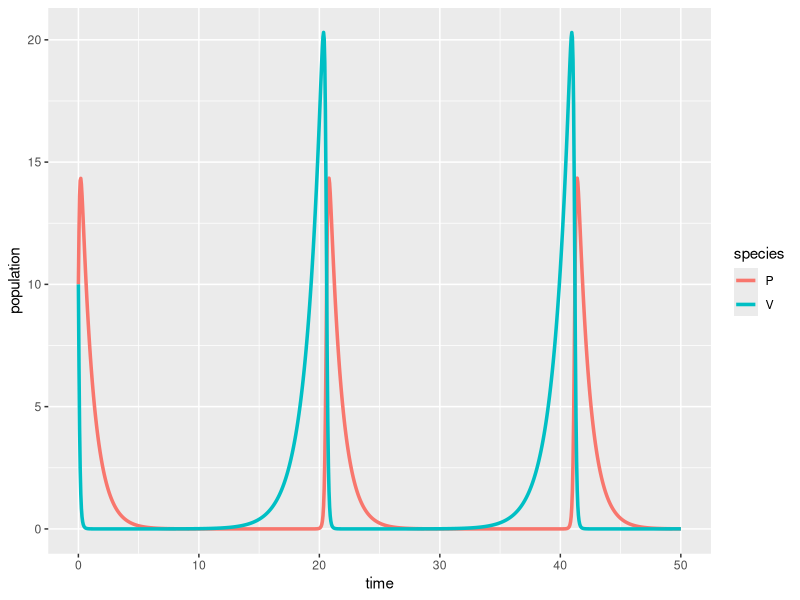

This figure's R source:
## ---- chunk 1
#| message: false
#| warning: false
# load libraries ----
library(tidyverse)
library(deSolve)
library(kableExtra)
## ---- chunk 2
# Create a sequence of times (days) ----
time <- seq(from = 0, to = 50, by = 0.05)

# Set some parameter values (these can change - keep it in mind) ----
parameters <- c(r = .75, alpha = 0.8, beta = 0.6, q = 1)

# Set the initial condition (prey and predator populations at t = 0) ----
# Recall: V = prey, P = predator
init_cond <- c(V = 10, P = 10)

# Prepare the series of differential equations as a function ----
lv_equations <- function(time, init_cond, parameters) {
  with(as.list(c(init_cond, parameters)), {
    dVdt = r * V - alpha * V * P
    dPdt = beta * V * P - q * P
    return(list(c(dVdt, dPdt)))
  })
}

# Find the approximate the solution using `deSolve::ode()` ----
approx_lv <- ode(y = init_cond, times = time, func = lv_equations, parms = parameters)

# Check the class ----
class(approx_lv)

# We really want this to be a data frame, AND we want both prey (V) and predator (P) to be in the same column -- we'll learn why in EDS 221 (tidy data) ----
approx_lk_df <- data.frame(approx_lv) |> 
  pivot_longer(cols = c(V, P), names_to = "species", values_to = "population")

# Plot it ----
ggplot(data = approx_lk_df, aes(x = time, y = population)) +
  geom_line(aes(color = species), linewidth = 1.2)
